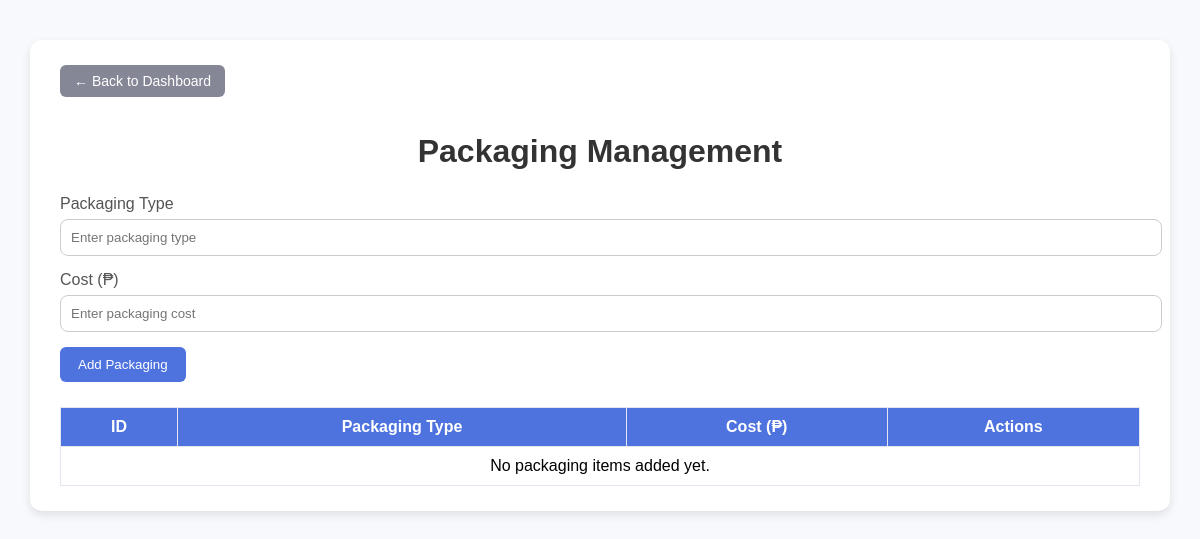
The page /packaging/ on the database as committed earlier.
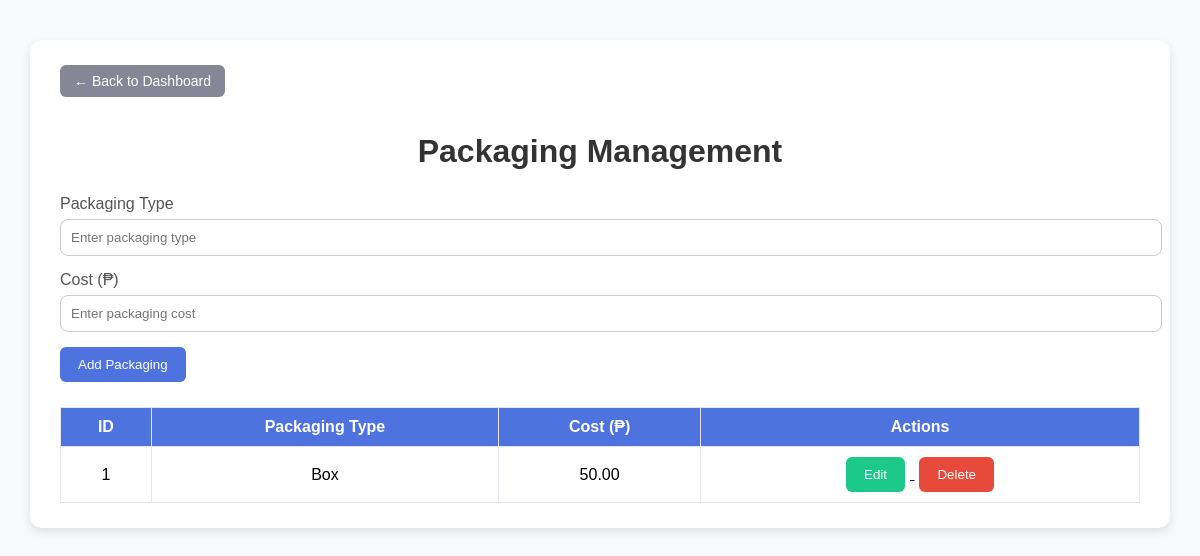
The same page on the database as committed later.
### dashboard/models.py (models this page shows, shortened)
class Packaging(models.Model):
    type = models.CharField(max_length=100)
    cost = models.DecimalField(max_digits=6, decimal_places=2)
    quantity = models.PositiveIntegerField(default=0)
    is_available = models.BooleanField(default=True)
    created_at = models.DateTimeField(auto_now_add=True)

### dashboard/views.py (the view)
# urls.py: path('packaging/', views.packaging, name='packaging'),
def packaging(request):
    if request.method == 'POST':
        type = request.POST.get('type')
        cost = request.POST.get('cost')
        if type and cost:
            Packaging.objects.create(type=type, cost=cost)
        return redirect('packaging')
    packaging_list = Packaging.objects.all()
    return render(request, 'dashboard/packaging.html', {'packaging_list': packaging_list})

### dashboard/templates/dashboard/packaging.html (shortened to what this page needs)
{% load static %}
<!DOCTYPE html>
<html lang="en">
<head>
    <link rel="stylesheet" href="{% static 'css/crud.css' %}">
</head>
<body>
<div class="container">
    <a href="{% url 'home' %}" class="back-btn">← Back to Dashboard</a>
    <h1>Packaging Management</h1>
    <form method="post" class="create-form">
        <div class="form-group">
            <label for="type">Packaging Type</label>
            <input type="text" id="type" name="type" placeholder="Enter packaging type" required>
        </div>
        <div class="form-group">
            <label for="cost">Cost (₱)</label>
            <input type="number" id="cost" name="cost" placeholder="Enter packaging cost" required>
        </div>
        <button type="submit">Add Packaging</button>
    </form>
    <table>
        <thead>
            <tr>
                <th>ID</th>
                <th>Packaging Type</th>
                <th>Cost (₱)</th>
                <th>Actions</th>
            </tr>
        </thead>
        <tbody>
            {% for p in packaging_list %}
            <tr>
                <td>{{ p.id }}</td>
                <td>{{ p.type }}</td>
                <td>{{ p.cost }}</td>
                <td class="action-buttons">
                    <a href="{% url 'update_packaging' p.id %}">
                        <button type="button" class="edit-btn">Edit</button>
                    </a>
                    <a href="{% url 'delete_packaging' p.id %}">
                        <button type="button" class="delete-btn">Delete</button>
                    </a>
                </td>
            </tr>
            {% empty %}
            <tr><td colspan="4">No packaging items added yet.</td></tr>
            {% endfor %}
        </tbody>
    </table>
</div>
</body>
</html>

Rows that differ between the two databases and show on the page:
added Packaging: id "1", type "Box", cost "50.00"
Other text that changed with them:
text no longer shown: "No packaging items added yet."
